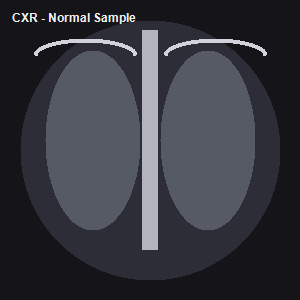
#> input picture sample_images/Normal.png, 300 x 300 px
$ python prepare_pneumonia_dataset.py
#> lines starting #> are read from the running program, lines starting #| are printed output that depends on the picture
"""
prepare_dataset.py
Extracts user-uploaded Normal chest X-rays, integrates them into the training
and validation sets, generates realistic augmentations, and balances all 4 classes
(Normal, COVID-19, Pneumonia, Tuberculosis) so ResNet-50 can be trained with high accuracy.
"""

import os
import shutil
import random
from PIL import Image, ImageEnhance, ImageOps

USER_UPLOADED_DIR = r"C:\Users\madde\.gemini\antigravity-ide\brain\fd4fcbf3-ed1b-472b-8cae-2bc01d98c786\.user_uploaded"
# User-uploaded images are labelled as this class:
USER_UPLOAD_CLASS = "Normal"
BASE_DATA_DIR = "data"
SAMPLE_IMAGES_DIR = "sample_images"
TARGET_CLASSES = ["Normal", "COVID-19", "Pneumonia", "Tuberculosis"]

TRAIN_SAMPLES_PER_CLASS = 60
VAL_SAMPLES_PER_CLASS = 15

def create_augmentations(img, num_needed, prefix, output_dir):
    os.makedirs(output_dir, exist_ok=True)
    count = 0
    w, h = 224, 224
    base_resized = img.convert("RGB").resize((w, h), Image.Resampling.LANCZOS)

    # Save the base clean image
    base_path = os.path.join(output_dir, f"{prefix}_orig.png")
    base_resized.save(base_path)
    count += 1

    # Generate variations
    ops = [
        lambda im: im.transpose(Image.FLIP_LEFT_RIGHT),
        lambda im: im.rotate(3, resample=Image.BICUBIC, expand=False),
        lambda im: im.rotate(-3, resample=Image.BICUBIC, expand=False),
        lambda im: im.rotate(6, resample=Image.BICUBIC, expand=False),
        lambda im: im.rotate(-6, resample=Image.BICUBIC, expand=False),
        lambda im: ImageEnhance.Contrast(im).enhance(1.2),
        lambda im: ImageEnhance.Contrast(im).enhance(0.85),
        lambda im: ImageEnhance.Brightness(im).enhance(1.1),
        lambda im: ImageEnhance.Brightness(im).enhance(0.9),
        lambda im: ImageEnhance.Sharpness(im).enhance(1.5),
        lambda im: ImageEnhance.Sharpness(im).enhance(0.8),
        lambda im: ImageOps.autocontrast(im, cutoff=2),
    ]

    op_idx = 0
    while count < num_needed:
        op = ops[op_idx % len(ops)]
        aug = op(base_resized)

        # Compound augmentation for additional variety
        if count % 2 == 0:
            secondary = ops[(op_idx + 3) % len(ops)]
            aug = secondary(aug)

        aug.save(os.path.join(output_dir, f"{prefix}_aug_{count:03d}.png"))
        count += 1
        op_idx += 1


def main():
    print("=" * 60)
    print("  PulmoScan AI - Radiographic Dataset Builder")
    print("=" * 60)

    # 1. Gather user-uploaded images (corrected label: Normal)
    uploaded_files = []
    if os.path.exists(USER_UPLOADED_DIR):
        for f in sorted(os.listdir(USER_UPLOADED_DIR)):
            if f.lower().endswith((".jpg", ".jpeg", ".png")):
                uploaded_files.append(os.path.join(USER_UPLOADED_DIR, f))

    print(f"[*] Found {len(uploaded_files)} user-provided {USER_UPLOAD_CLASS} chest X-ray(s).")

    # 2. Save to sample_images with correct label in filename
    os.makedirs(SAMPLE_IMAGES_DIR, exist_ok=True)
    user_class_imgs = []
    for idx, path in enumerate(uploaded_files, 1):
        target_name = f"{USER_UPLOAD_CLASS}_Case{idx}.png"
        target_path = os.path.join(SAMPLE_IMAGES_DIR, target_name)
        img = Image.open(path).convert("RGB")
        img.save(target_path)
        user_class_imgs.append(img)
        print(f"  [+] Saved {target_name} (class: {USER_UPLOAD_CLASS})")

    # Also include existing sample_images/Normal.png if present
    orig_path = os.path.join(SAMPLE_IMAGES_DIR, f"{USER_UPLOAD_CLASS}.png")
    if os.path.exists(orig_path):
        user_class_imgs.append(Image.open(orig_path).convert("RGB"))

    # 3. Create dataset folders
    for split in ["train", "val"]:
        for cls in TARGET_CLASSES:
            os.makedirs(os.path.join(BASE_DATA_DIR, split, cls), exist_ok=True)

    # 4. Populate Normal from user uploads (wipe old content first to avoid bad labels)
    print(f"\n[*] Populating {USER_UPLOAD_CLASS} sets from user-uploaded X-rays...")
    normal_train_dir = os.path.join(BASE_DATA_DIR, "train", USER_UPLOAD_CLASS)
    normal_val_dir   = os.path.join(BASE_DATA_DIR, "val",   USER_UPLOAD_CLASS)

    for d in [normal_train_dir, normal_val_dir]:
        for f in os.listdir(d):
            os.remove(os.path.join(d, f))

    if user_class_imgs:
        train_seeds = user_class_imgs[:8] if len(user_class_imgs) >= 8 else user_class_imgs
#> train_seeds = 1 item
        val_seeds   = user_class_imgs[8:] if len(user_class_imgs) > 8  else [user_class_imgs[-1]]
#> val_seeds = 1 item

        per_seed_train = max(1, TRAIN_SAMPLES_PER_CLASS // len(train_seeds))
#> per_seed_train = 60
        for i, seed in enumerate(train_seeds):
            create_augmentations(seed, per_seed_train, f"normal_s{i}", normal_train_dir)
#> this loop made 1 pass
#> (w in create_augmentations, h in create_augmentations) on pass 1: (224, 224)
#> pass 1, in create_augmentations, `aug.save(os.path.join(output_dir, f"{prefix}_aug_{count:03d}.png"))`:
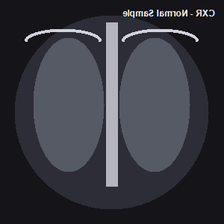
#> saved as normal_s0_aug_001.png: PIL image 224x224 RGB; mean R, G, B 54.7, 56.2, 64.1
#> pass 1, in create_augmentations, `aug.save(os.path.join(output_dir, f"{prefix}_aug_{count:03d}.png"))`:
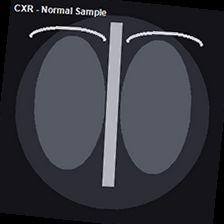
#> saved as normal_s0_aug_002.png: PIL image 224x224 RGB; mean R, G, B 53.5, 54.9, 62.6

        per_seed_val = max(1, VAL_SAMPLES_PER_CLASS // len(val_seeds))
#> per_seed_val = 15
        for i, seed in enumerate(val_seeds):
            create_augmentations(seed, per_seed_val, f"normal_val_s{i}", normal_val_dir)
#> this loop made 1 pass
#> pass 1, in create_augmentations (call 2), `aug.save(os.path.join(output_dir, f"{prefix}_aug_{count:03d}.png"))`:
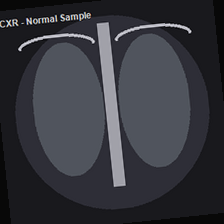
#> saved as normal_val_s0_aug_004.png: PIL image 224x224 RGB; mean R, G, B 53.4, 54.6, 61.3
#> pass 1, in create_augmentations (call 2), `aug.save(os.path.join(output_dir, f"{prefix}_aug_{count:03d}.png"))`:
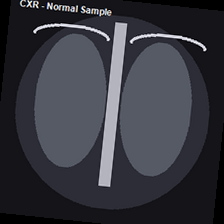
#> saved as normal_val_s0_aug_005.png: PIL image 224x224 RGB; mean R, G, B 53.6, 55.1, 62.8
#> pass 1, in create_augmentations (call 2), `aug.save(os.path.join(output_dir, f"{prefix}_aug_{count:03d}.png"))`:
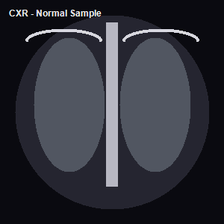
#> saved as normal_val_s0_aug_006.png: PIL image 224x224 RGB; mean R, G, B 47.7, 49.3, 58.1
    else:
        print(f"  [!] No uploaded images found for {USER_UPLOAD_CLASS}.")

    # 5. Populate COVID-19, Pneumonia, Tuberculosis from reference sample_images
    print("[*] Populating COVID-19, Pneumonia, and Tuberculosis reference sets...")
    for cls in ["COVID-19", "Pneumonia", "Tuberculosis"]:
        src_path = os.path.join(SAMPLE_IMAGES_DIR, f"{cls}.png")
        if os.path.exists(src_path):
            seed_img  = Image.open(src_path).convert("RGB")
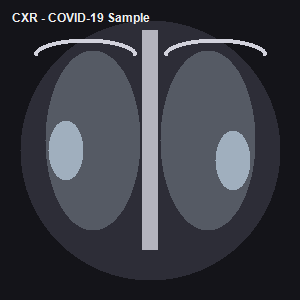
#> input picture sample_images/COVID-19.png, 300 x 300 px
            train_dir = os.path.join(BASE_DATA_DIR, "train", cls)
            val_dir   = os.path.join(BASE_DATA_DIR, "val",   cls)
            create_augmentations(seed_img, TRAIN_SAMPLES_PER_CLASS, f"{cls.lower()}_train", train_dir)
#> the loop in create_augmentations (call 3), `while count < num_needed:` made 59 passes
#> pass 3, in create_augmentations (call 3), `aug = op(base_resized)`:
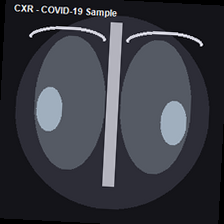
#> aug: PIL image 224x224 RGB; mean R, G, B 56.8, 58.7, 66.7
#> after the loop in create_augmentations (call 3), `while count < num_needed:`: count = 60; op_idx = 59
            create_augmentations(seed_img, VAL_SAMPLES_PER_CLASS,   f"{cls.lower()}_val",   val_dir)
        else:
            print(f"  [!] Missing reference image for {cls}")

    print("\n[+] Dataset creation complete!")
    for cls in TARGET_CLASSES:
        t_cnt = len(os.listdir(os.path.join(BASE_DATA_DIR, "train", cls)))
        v_cnt = len(os.listdir(os.path.join(BASE_DATA_DIR, "val",   cls)))
        print(f"  {cls:15s} -> Train: {t_cnt:3d} images | Val: {v_cnt:3d} images")
#|   Normal          -> Train:   0 images | Val:   0 images

if __name__ == "__main__":
    main()
